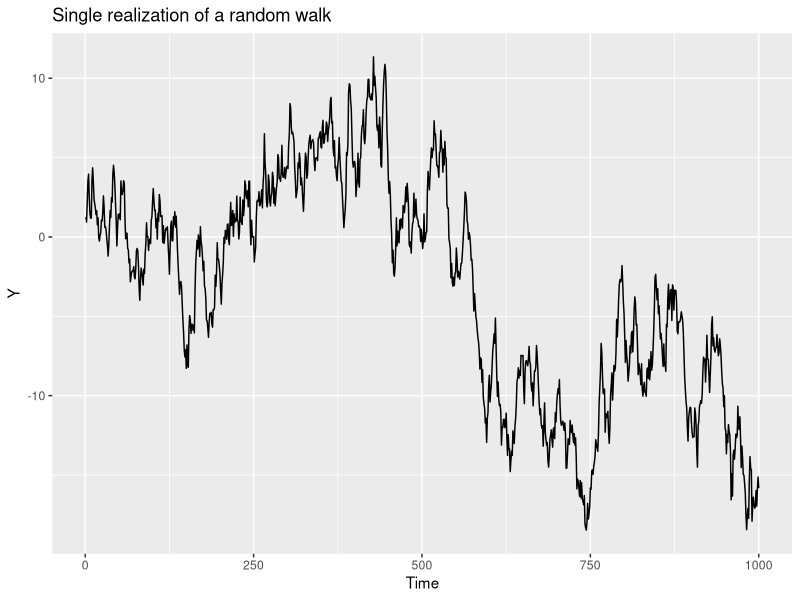
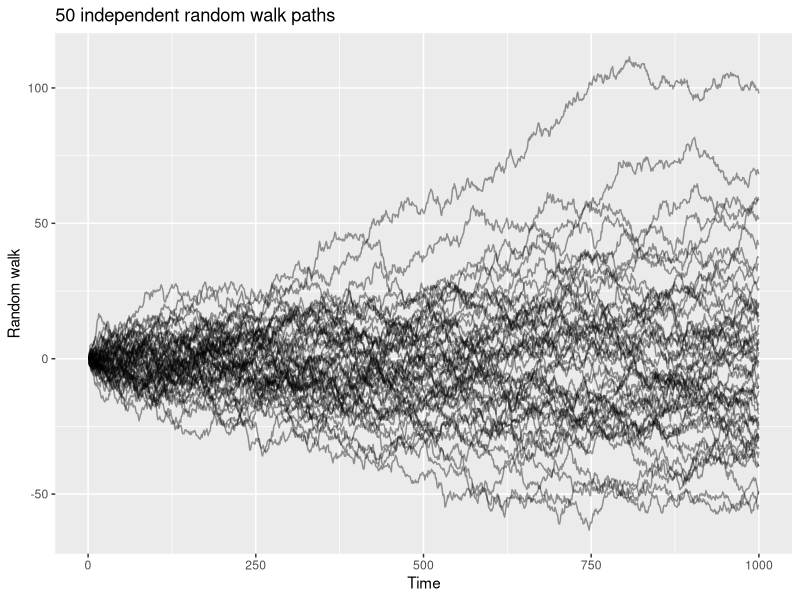

Source code (R) for these figures, in order:
## =====================================================
## 1. Prepare environment & set working directory
## =====================================================

library(ggplot2)

# Set working directory (optional for RStudio users)
if (requireNamespace("rstudioapi", quietly = TRUE) && rstudioapi::isAvailable()) {
  setwd(dirname(rstudioapi::getActiveDocumentContext()$path))
}

## =====================================================
## 2. Simulate a single random walk realization
##    Y_t = Y_{t-1} + epsilon_t
## =====================================================

set.seed(0)            # For reproducibility

T_len <- 1000          # Total number of observations

# Generate random walk increments and cumulative sum
eps_single <- rnorm(T_len)
Y          <- cumsum(eps_single)

# Estimate mean and variance from the single realization
mu_hat       <- mean(Y)
sigma_hat_sq <- var(Y)

# Data frame for plotting
df_single <- data.frame(
  Time  = 1:T_len,
  Value = Y
)

# Plot: single realization (square figure)
p_single <- ggplot(df_single, aes(x = Time, y = Value)) +
  geom_line() +
  labs(title = "Single realization of a random walk", x = "Time", y = "Y")  

ggsave("single_realization.png", plot = p_single,
       width = 6, height = 4, dpi = 300)

## =====================================================
## 3. Simulate N independent random walks and compute
##    ensemble statistics at a fixed time point
## =====================================================

N       <- 50    # Number of paths
t_point <- 100   # Time point for ensemble average / variance

random_walks <- matrix(NA_real_, nrow = N, ncol = T_len)

for (i in 1:N) {
  eps_i <- rnorm(T_len)
  random_walks[i, ] <- cumsum(eps_i)
}

# Ensemble average and variance at t = t_point
ensemble_average_t100  <- mean(random_walks[, t_point])
ensemble_variance_t100 <- var(random_walks[, t_point])

## =====================================================
## 4. Plot 50 random walk paths (square figure)
## =====================================================

# Reshape to long format for ggplot2
df_paths <- data.frame(
  Time  = rep(1:T_len, times = N),
  Path  = factor(rep(1:N, each = T_len)),
  Value = as.vector(t(random_walks))
)

p_paths <- ggplot(df_paths, aes(x = Time, y = Value, group = Path)) +
  geom_line(alpha = 0.4) +
  labs(title = "50 independent random walk paths", x = "Time", y = "Random walk") 

ggsave("50_random_walks_plot.png", plot = p_paths,
       width = 6, height = 4, dpi = 300)

## =====================================================
## 5. Print estimates
## =====================================================

cat("Single realization estimates:\n")
cat("mu_hat:", mu_hat, "\n")
cat("sigma_hat_sq:", sigma_hat_sq, "\n\n")

cat(sprintf("Ensemble average at t = %d: %f\n", t_point, ensemble_average_t100))
cat(sprintf("Ensemble variance at t = %d: %f\n", t_point, ensemble_variance_t100))
